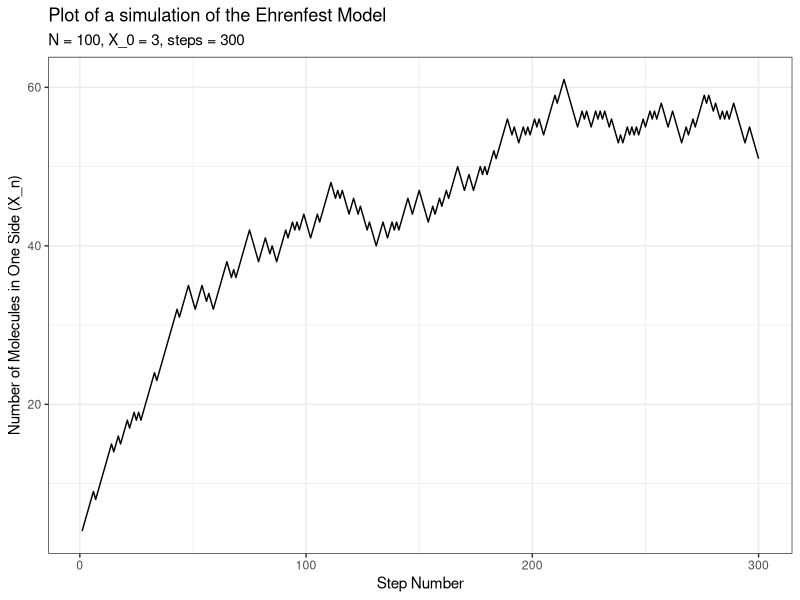
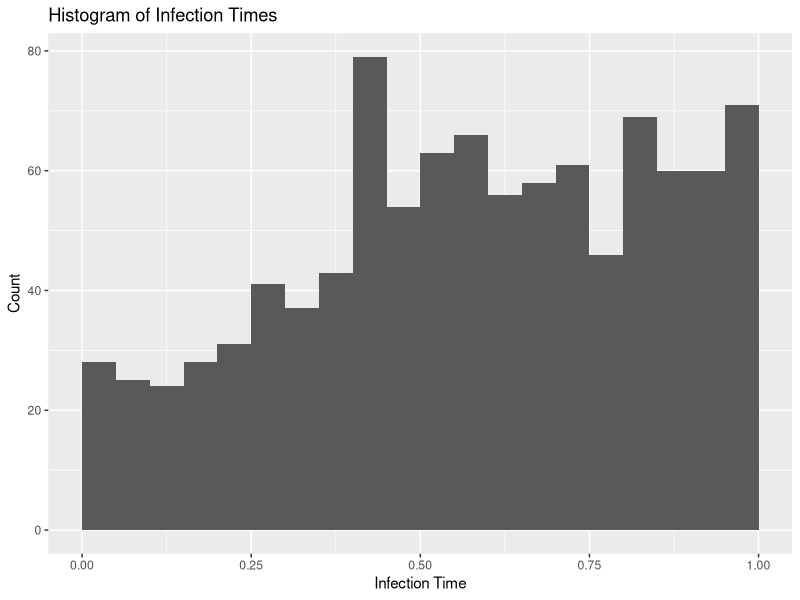
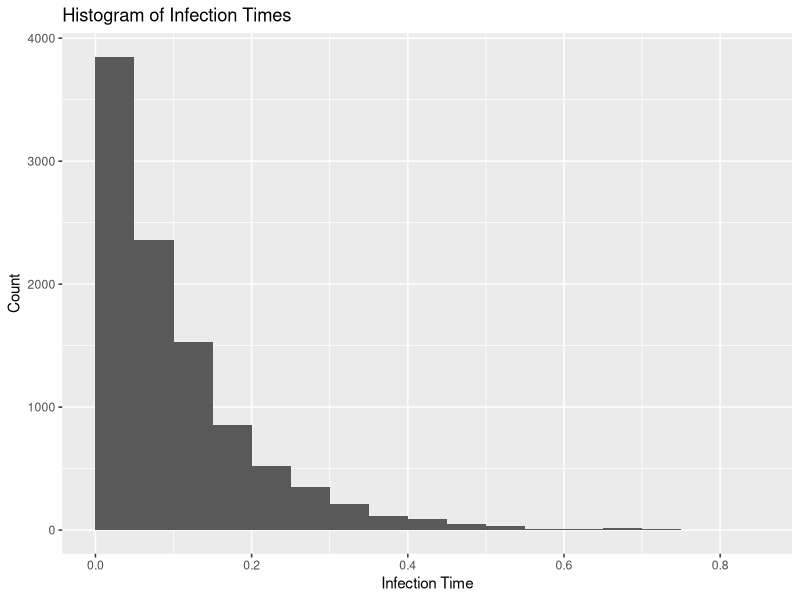
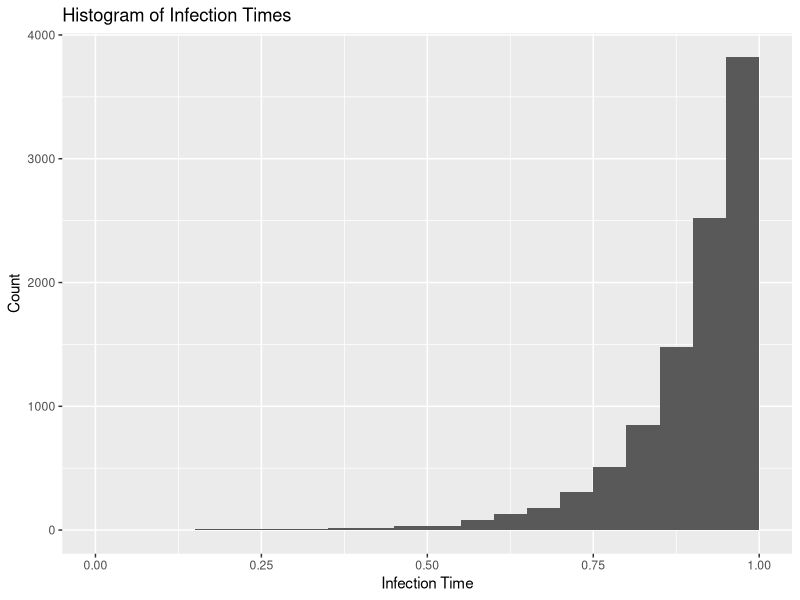
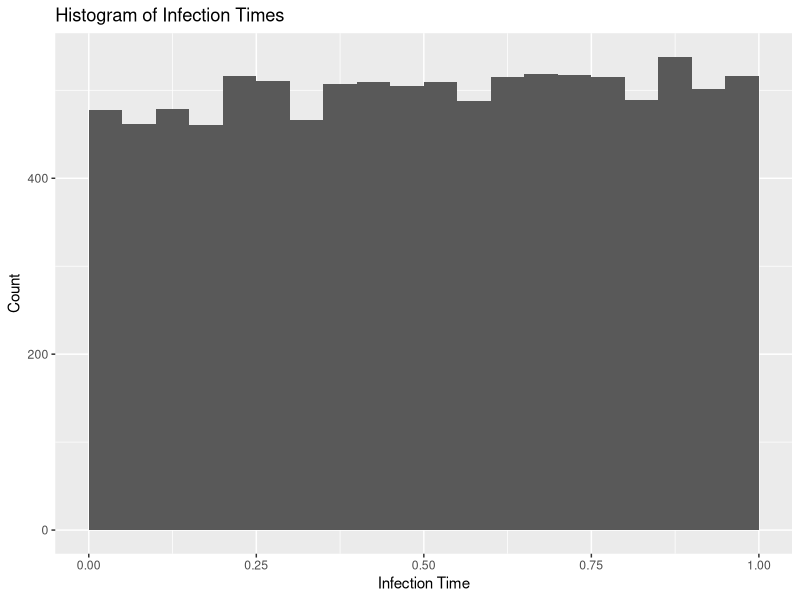

Write R code to recreate these figures, in order.
## ---- chunk 1
knitr::opts_chunk$set(echo = TRUE, warning = FALSE, message = FALSE)
library(dplyr)
library(ggplot2)
## ---- chunk 2
ehrenfest_sim <- function(N, X_0, steps) {
  res <- rep(0, steps)
  X_cur <- X_0
  
  for (i in 1:steps) {
    p_lose <- X_cur / N
    if (runif(1) <= p_lose) X_cur <- X_cur - 1
    else X_cur <- X_cur + 1
    res[i] <- X_cur
  }
  res
}
## ---- chunk 3
sim_res <- ehrenfest_sim(N = 100, X_0 = 3, steps = 300)

ggplot() +
  aes(x = 1:length(sim_res), y = sim_res) +
  geom_line() +
  theme_bw() +
  xlab("Step Number") +
  ylab("Number of Molecules in One Side (X_n)") +
  ggtitle("Plot of a simulation of the Ehrenfest Model", "N = 100, X_0 = 3, steps = 300")
## ---- chunk 4
set.seed(16)
new_dat <- ehrenfest_sim(100, 50, 10000)
sum(new_dat^2) / 10000 - mean(new_dat)^2
## ---- chunk 5
density_I <- function(I, lambda1, lambda2, big_t) {
  lambda1 * exp(-lambda1 * I) * exp(-lambda2 * (big_t - I))
}

get_proposal <- function(current_I, delta, big_t) {
  u <- runif(1, min = current_I - delta, current_I + delta)
  if (u < big_t & u > 0) return(u)
  else if (u >= big_t) return(2 * big_t - u)
  else return(-u)
}
## ---- chunk 6
mh_sampler <- function(N, I0, lambda1, lambda2, big_t, delta) {
  I_curr <- I0
  res <- numeric(N)
  accepts <- integer(N)
  
  for (i in 1:N) {
    proposal <- get_proposal(I_curr, delta, big_t)
    acceptance_prob <- min(
      density_I(proposal, lambda1, lambda2, big_t) / 
        density_I(I_curr, lambda1, lambda2, big_t),
      1
    )
    cutoff <- runif(1)
    if (acceptance_prob >= cutoff) {
      res[i] <- proposal
      accepts[i] <- 1
    } else {
      res[i] <- I_curr
      accepts[i] <- 0
    }
    I_curr <- res[i]
  }
  print(
    stringr::str_c(
      "Acceptance rate: ",
      round(mean(accepts), 4) * 100,
      "%"
    )
  )
  res
}
## ---- chunk 7
set.seed(100)
res <- mh_sampler(
  N = 1000, 
  I0 = 0.5, 
  lambda1 = 0.1, 
  lambda2 = 0.5, 
  big_t = 1,
  delta = 0.2
)

ggplot() +
  aes(x = res) +
  geom_histogram(binwidth = 0.05, boundary = 0) +
  xlab("Infection Time") +
  ylab("Count") +
  ggtitle("Histogram of Infection Times")
## ---- chunk 8
set.seed(100)
res_1 <- mh_sampler(
  N = 10000, 
  I0 = 0.5, 
  lambda1 = 10, 
  lambda2 = 0.1, 
  big_t = 1,
  delta = 0.2
)

ggplot() +
  aes(x = res_1) +
  geom_histogram(binwidth = 0.05, boundary = 0) +
  xlab("Infection Time") +
  ylab("Count") +
  ggtitle("Histogram of Infection Times")
## ---- chunk 9
set.seed(100)
res_2 <- mh_sampler(
  N = 10000, 
  I0 = 0.5, 
  lambda1 = 0.1, 
  lambda2 = 10, 
  big_t = 1,
  delta = 0.2
)

ggplot() +
  aes(x = res_2) +
  geom_histogram(binwidth = 0.05, boundary = 0) +
  xlab("Infection Time") +
  ylab("Count") +
  ggtitle("Histogram of Infection Times")
## ---- chunk 10
set.seed(100)
res_3 <- mh_sampler(
  N = 10000, 
  I0 = 0.5, 
  lambda1 = 0.5, 
  lambda2 = 0.5, 
  big_t = 1,
  delta = 0.2
)

ggplot() +
  aes(x = res_3) +
  geom_histogram(binwidth = 0.05, boundary = 0) +
  xlab("Infection Time") +
  ylab("Count") +
  ggtitle("Histogram of Infection Times")
